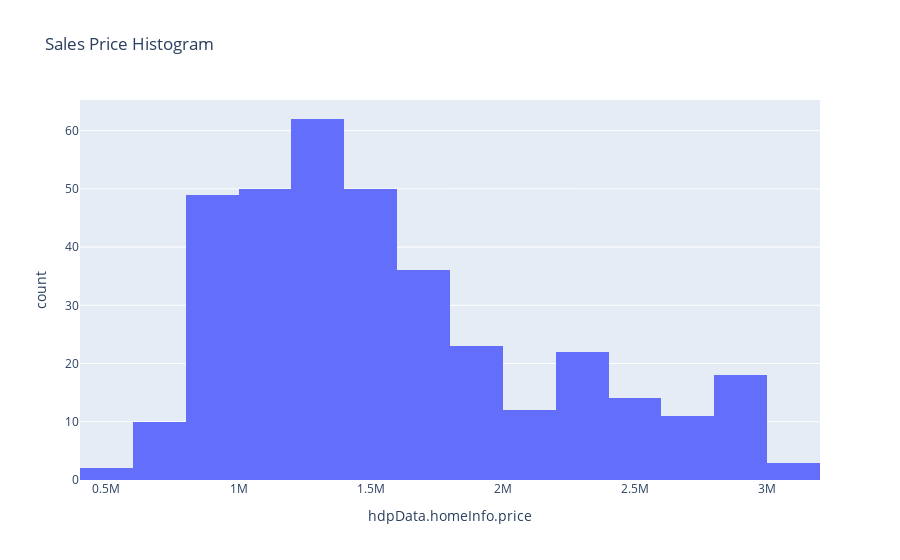

Notebook source saved alongside this figure:
### Code cell
# view price
px.histogram(df_listings, x="hdpData.homeInfo.price", title="Sales Price Histogram")

### Figure 1 — Plotly figure (JSON) as saved in the notebook; plotly's stock layout.template omitted (floating-point values rounded to 4 significant figures; data arrays with more than 128 entries replaced by an {"elided": "..."} marker saying what was removed)
{"data": [{"alignmentgroup": "True", "bingroup": "x", "hovertemplate": "hdpData.homeInfo.price=%{x}<br>count=%{y}<extra></extra>", "legendgroup": "", "marker": {"color": "#636efa", "pattern": {"shape": ""}}, "name": "", "offsetgroup": "", "orientation": "v", "showlegend": false, "type": "histogram", "x": {"elided": "367 int values"}, "xaxis": "x", "yaxis": "y"}], "layout": {"barmode": "relative", "legend": {"tracegroupgap": 0}, "title": {"text": "Sales Price Histogram"}, "xaxis": {"anchor": "y", "domain": [0, 1], "title": {"text": "hdpData.homeInfo.price"}}, "yaxis": {"anchor": "x", "domain": [0, 1], "title": {"text": "count"}}}}
